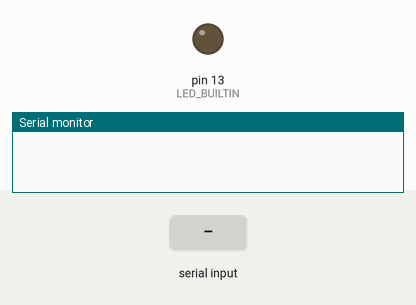
Recording of a sketch running on a simulated Arduino Uno, built with avr-gcc and run on an emulated ATmega328P. Parts: output pins drawn as LEDs (lit = HIGH), the last lines printed to the serial monitor. Dashed ring = blinking. Inputs (shaded band) come from the test bench.

Above: at 1.2 s.
1.3 s: "90,45\n" received over Serial
At 1.8 s:
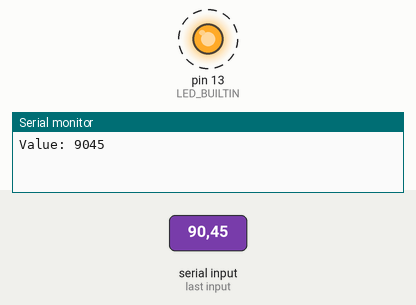
Timing chart, 0 to 10.3 s (numbered marks = the images above; inputs shaded):
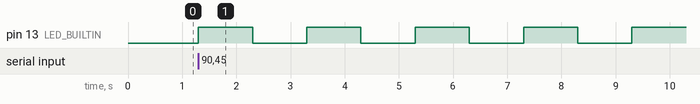

The sketch:

sketch_mar22a.ino
```cpp
/*
int incomingByte;
String message;

void setup() {
  // initialize digital pin LED_BUILTIN as an output.
  Serial.begin(115200);
  //pinMode(LED_BUILTIN, OUTPUT);
}

// the loop function runs over and over again forever
void loop() {
  if (Serial.available() > 0) {
    message = Serial.readString();
    Serial.print(message);

    digitalWrite(LED_BUILTIN, HIGH);
    delay(1000);
    digitalWrite(LED_BUILTIN, LOW);
    delay(1000);


  } else {
    message = "";
  }

}
*/

int inChar;
int counter = 0;
int n = 0;
String inString;

void setup() {
  // initialize digital pin LED_BUILTIN as an output.
  Serial.begin(115200);
  //while (!Serial)
  pinMode(LED_BUILTIN, OUTPUT);
}

// the loop function runs over and over again forever
void loop() {
  if (Serial.available() > 0) {

    inChar = Serial.read();

    if (isDigit(inChar)) {
      inString += (char)inChar;
    }

    if (inChar == '\n') {
      //digitalWrite(LED_BUILTIN, HIGH);
      n = inString.toInt();
      Serial.print("Value: ");
      Serial.println(inString.toInt());
      inString = "";

      //n = 10;

      for (counter = 0; counter < n; counter++) {
        digitalWrite(LED_BUILTIN, HIGH);
        delay(1000);
        digitalWrite(LED_BUILTIN, LOW);
        delay(1000);
      }
    }

  }

}
```

Measured:
- after the input at 1.3 s, pin 13 (LED_BUILTIN): alternates HIGH for 1.0 s and LOW for 1.0 s, starting at once
